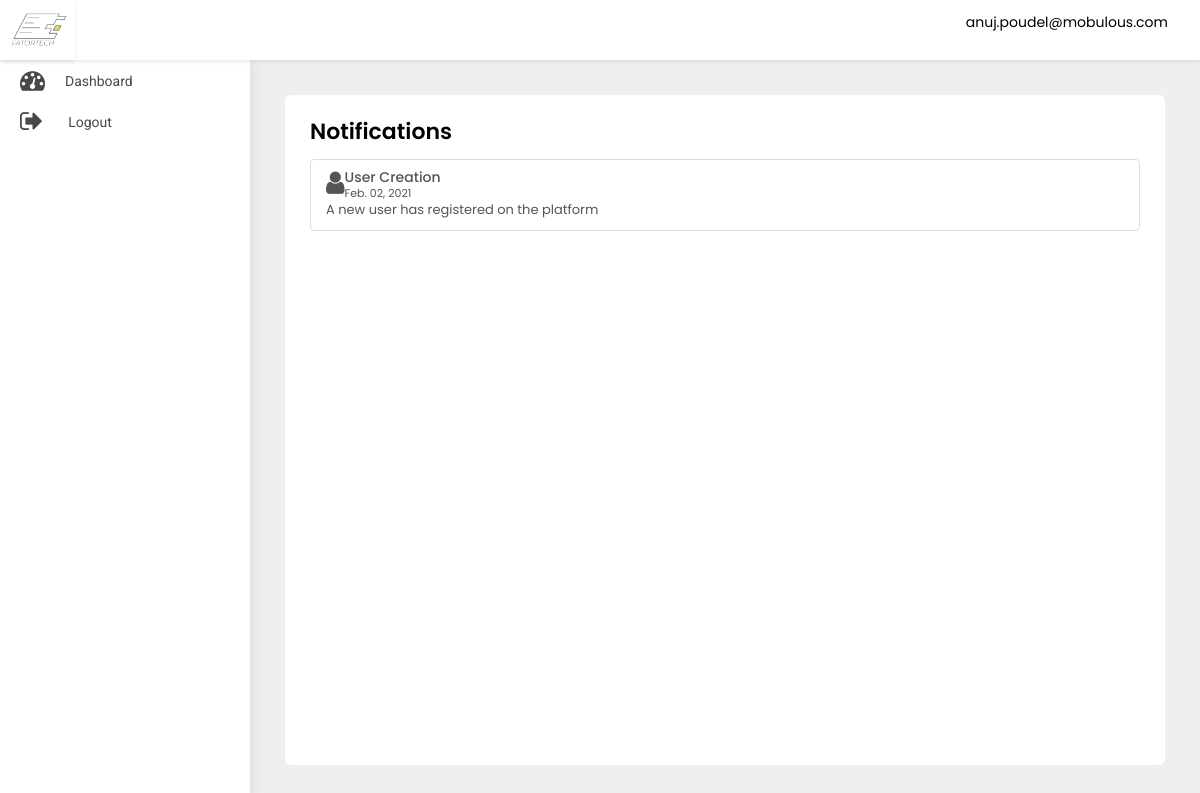
The page /adminpanel/notification/ (signed in) on the database as committed earlier.
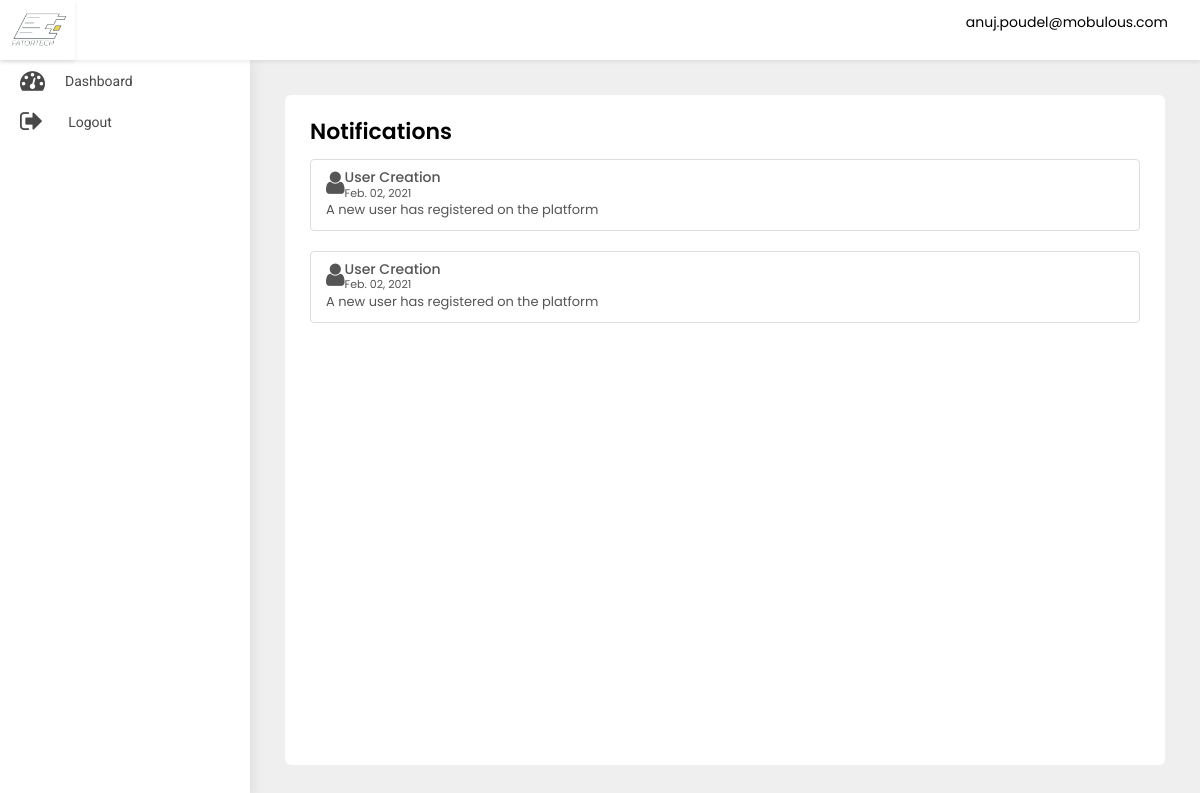
The same page on the database as committed later.
### src/models.py (models this page shows)
class User(AbstractBaseUser, PermissionsMixin):
    first_name = models.CharField(default='first name', max_length=100)
    last_name = models.CharField(default='', max_length=100, null=True, blank=True)
    email = models.CharField(default='', max_length=255, unique=True)
    country_code = models.CharField(default='+91', max_length=10)
    phone_number = models.CharField(default='', max_length=18)
    profile_pic = models.ImageField(default='default_profile.png', null=True, blank=True)
    device_token = models.CharField(default='', max_length=500, null=True, blank=True)
    password = models.CharField(default='', max_length=100)
    confirm_password = models.CharField(default='', max_length=100)
    is_merchant = models.BooleanField(default=False)
    is_subadmin = models.BooleanField(default=False)
    created_at = models.DateTimeField(auto_now_add=True)
    is_active = models.BooleanField(default=True)
    is_staff = models.BooleanField(default=False)
    can_manage_merchant = models.BooleanField(default=False)
    can_manage_category = models.BooleanField(default=False)
    can_manage_branch = models.BooleanField(default=False)
    can_manage_receipts = models.BooleanField(default=False)
    can_manage_dashboard = models.BooleanField(default=False)
    objects = UserManager()
    USERNAME_FIELD = 'email'
    class Meta:
        ordering = ('-created_at',)

class UserNotification(models.Model):
    to = models.ForeignKey(User, on_delete=models.CASCADE)
    title = models.CharField(default='title', max_length=200)
    title_in_arabic = models.CharField(default='title', max_length=200)
    body = models.CharField(default='body', max_length=200)
    body_in_arabic = models.CharField(default='body', max_length=200)
    read = models.BooleanField(default=False)
    created_at = models.DateTimeField(auto_now_add=True)
    class Meta:
        ordering = ('-created_at',)

### adminpanel/views.py (the view)
# urls.py: path('notification/', NotificationView.as_view(), name='notification'),
class NotificationView(ListView):
    model = UserNotification
    template_name = 'notification.html'

### adminpanel/templates/notification.html (shortened to what this page needs)
{% extends 'base-ereceipt.html' %}
{% block body %}
<div class="WrapperArea">
    <div class="WrapperBox">
        <div class="Small-Wrapper">
            <h4 class="Title">Notifications</h4>
            <div class="NotificationList">
                {% for object in object_list %}
                {% if object.to.is_superuser %}
                <div class="list-group">
                    <a class="list-group-item list-group-item-action flex-column align-items-start">
                        {% if object.title == 'User Creation' %}
                        <figure class="pull-left"><i class="fa  fa-user fa-2x" aria-hidden="true"></i></figure>
                        {% elif object.title == 'Password Changed' %}
                        <figure class="pull-left"><i class="fa  fa-lock fa-2x" aria-hidden="true"></i></figure>
                        {% elif object.title == 'Phone number Update' %}
                        <figure class="pull-left"><i class="fa  fa-phone fa-2x" aria-hidden="true"></i></figure>
                        {% elif object.title == 'Profile Update' %}
                        <figure class="pull-left"><i class="fa  fa-user fa-2x" aria-hidden="true"></i></figure>
                        {% else %}
                        <figure class="pull-left ml-5"><i class="fa  fa-shopping-cart fa-2x" aria-hidden="true"></i>
                        </figure>
                        {% endif %}
                        <div class="msg-right">
                            <div class="d-flex w-100 justify-content-between">
                                <h5 class="mb-1">{{object.title}}</h5>
                                <small>{{object.created_at|date:'M. d, Y'}}</small>
                            </div>
                            <p class="mb-1"> {{object.body}}</p>
                        </div>
                    </a>
                </div>
                {% endif %}
                {% endfor %}
            </div>
        </div>
    </div>
</div>
{% endblock body %}

### adminpanel/templates/base-ereceipt.html (shortened to what this page needs)
{% load static %}
<head>
    <link rel="stylesheet" type="text/css" href="{% static 'adminpanel/css/select2.min.min.css' %}">
    <link type="text/css" rel="stylesheet" href="{% static 'adminpanel/css/style.css' %}">
    <link rel="stylesheet" href="{% static 'adminpanel/css/media.css' %}">
</head>
<body>
<div class="Header">
    <div class="Logo">
        <img src="{% static 'adminpanel/images/logo.jpg' %}">
    </div>
    <div class="Navigation">
        {% if user.is_authenticated %}
        <div class="Avater">
            <a href="javascript:void(0);">
                {{user}} </a>
        </div>
        {% endif %}
    </div>
</div>
<div class="SidenavBar">
    <ul>
        {% if user.is_superuser %}
        <li class="nav-item nav-link {% if request.resolver_match.view_name  == 'adminpanel:dashboard' %}active{% endif %}">
            <a href="{% url 'adminpanel:dashboard'  %}">
                <span><i class="fa fa-tachometer"></i></span> Dashboard
            </a>
        </li>
        <li class="nav-item nav-link {% if request.resolver_match.view_name  == 'adminpanel:users-list' %}active{% endif %}">
            <a href="{% url 'adminpanel:users-list' %}">
                <span><i class="fa fa-user"></i></span> User Management
            </a>
        </li>
        <li class="nav-item nav-link {% if request.resolver_match.view_name  == 'adminpanel:category' %}active{% endif %}">
            <a href="{% url 'adminpanel:category' %}">
                <span><i class="fa fa-list"></i></span> Add Category
            </a>
        </li>
        <li class="nav-item nav-link {% if request.resolver_match.view_name  == 'adminpanel:category-list' %}active{% endif %}">
            <a href="{% url 'adminpanel:category-list' %}">
                <span><i class="fa fa-list-alt"></i></span>Category List
            </a>
        </li>
        <li class="nav-item nav-link {% if request.resolver_match.view_name  == 'adminpanel:add-merchant' %}active{% endif %}">
            <a href="{% url 'adminpanel:add-merchant' %}">
                <span><i class="fa fa-user-plus"></i></span> Add Merchant
            </a>
        </li>
        <li class="nav-item nav-link {% if request.resolver_match.view_name  == 'adminpanel:add-sub-admin' %}active{% endif %}">
            <a href="{% url 'adminpanel:add-sub-admin' %}">
                <span><i class="fa fa-user-plus"></i></span> Add Sub Admin
            </a>
        </li>
        <li class="nav-item nav-link {% if request.resolver_match.view_name  == 'adminpanel:add-branch' %}active{% endif %}">
            <a href="{% url 'adminpanel:add-branch' %}">
                <span><i class="fa fa-building-o"></i></span> Add Branch
            </a>
        </li>
        <li class="nav-item nav-link {% if request.resolver_match.view_name  == 'adminpanel:branch-list' %}active{% endif %}">
            <a href="{% url 'adminpanel:branch-list' %}">
                <span><i class="fa fa-building"></i></span>Branch List
            </a>
        </li>
        <li class="nav-item nav-link {% if request.resolver_match.view_name  == 'adminpanel:banner-list' %}active{% endif %}">
            <a href="{% url 'adminpanel:banner-list' %}">
                <span><i class="fa fa-image"></i></span>Banner List
            </a>
        </li>
        <li class="nav-item nav-link {% if request.resolver_match.view_name  == 'adminpanel:sub-admin-list' %}active{% endif %}">
            <a href="{% url 'adminpanel:sub-admin-list' %}">
                <span><i class="fa fa-users"></i></span>Sub Admin Management
            </a>
        </li>
        <li class="nav-item nav-link {% if request.resolver_match.view_name  == 'adminpanel:merchant-list' %}active{% endif %}">
            <a href="{% url 'adminpanel:merchant-list' %}">
                <span><i class="faImg"><img src="{% static 'adminpanel/images/profession.svg' %}" alt="paid"
                                            class="img-fluid"></i></span>
                <p>Merchant Management</p>
            </a>
        </li>
        <li class="nav-item nav-link {% if request.resolver_match.view_name  == 'adminpanel:receipt-list' %}active{% endif %}">
            <a href="{% url 'adminpanel:receipt-list' %}">
                <span><i class="faImg"><img src="{% static 'adminpanel/images/transaction.svg' %}" alt="paid"
                                            class="img-fluid"></i></span>
                <p>Receipts Management</p>
            </a>
        </li>
        <li class="nav-item nav-link {% if request.resolver_match.view_name  == 'adminpanel:send-notification' %}active{% endif %}">
            <a href="{% url 'adminpanel:send-notification' %}">
                <span><i class="fa fa-bell"></i></span>
                <p>Push Notification</p>
            </a>
        </li>
        <li class="nav-item nav-link {% if request.resolver_match.view_name  == 'adminpanel:static-content' %}active{% endif %}">
            <a href="{% url 'adminpanel:static-content' %}">
                <span><i class="fa fa-font"></i></span>
                <p>Static content Management</p>
            </a>
        </li>
        <li class="nav-item nav-link {% if request.resolver_match.view_name  == 'logout' %}active{% endif %}">
            <a href="{% url 'logout' %}">
                <span><i class="fa fa-sign-out"></i></span>
                <p>Logout</p>
            </a>
        </li>
        {% else %}
        <li class="nav-item nav-link {% if request.resolver_match.view_name  == 'adminpanel:dashboard' %}active{% endif %}">
            <a href="{% url 'adminpanel:dashboard'  %}">
                <span><i class="fa fa-tachometer"></i></span> Dashboard
            </a>
        </li>
        <li class="nav-item nav-link {% if request.resolver_match.view_name  == 'logout' %}active{% endif %}">
            <a href="{% url 'logout' %}">
                <span><i class="fa fa-sign-out"></i></span>
                <p>Logout</p>
            </a>
        </li>
        {% endif %}
    </ul>
</div>
{% block body %}
{% endblock body %}
</body>
</html>

### static/adminpanel/css/style.css (style rules this page uses)
body { margin: 0; padding: 0; font-family: 'Poppins', sans-serif !important; font-size: 13px; color: #3a3a3a; font-weight: 400; }
* { margin: 0px; padding: 0px; }
header, footer, aside, article, section, detail, nav, figure { position: relative; }
h1, h2, h3, h4, h5, h6, p { margin: 0; padding: 0; }
ul, li, ol { list-style-type: none; margin: 0; padding: 0; }
a { text-decoration: none; outline: none; }
img { border: 0; outline: none; max-width: 100%; }
p { margin: 0; padding: 0; }
.Header { box-shadow: 0 2px 4px rgba(0, 0, 0, .08); -webkit-box-shadow: 0 2px 4px rgba(0, 0, 0, .08); position: fixed; width: 100%; left: 0; top: 0; background-color: #fff; z-index: 99 }
.Header .Logo { width: 75px; text-align: center; padding: 5px 0; float: left; height: 60px; box-shadow: 0 2px 4px rgba(0, 0, 0, .08); }
.Header .Logo img { height: 100%; width: 100%; object-fit: cover; }
.Header .Navigation { transition: all 0.2s ease; margin-left: 235px; padding: 7px 3.2rem; width: calc(100% - 235px); text-align: right; height: 60px }
.Header .Navigation .Avater { margin: 5px 0 5px 30px; position: relative; display: inline-block }
.Header .Navigation .Avater a { display: flex; align-items: center; font-size: 14px; color: #000 }
.SidenavBar { height: calc(100% - 60px); position: fixed; width: 250px; top: 60px; padding: 0; overflow: auto; box-shadow: 0 0 15px rgba(0, 0, 0, .1); background-color: #fff; z-index: 2; transition: 0.2s all ease-in-out; }
.SidenavBar ul { margin: 0 }
.SidenavBar ul li { margin: 0 }
.SidenavBar ul li a { display: flex; cursor: pointer; padding: 8px 20px 8px 20px; transition: 0.2s all ease-in-out; color: #484848; font-family: "Roboto"; font-size: 14px; text-transform: capitalize; position: relative; align-items: center; overflow: hidden; white-space: nowrap; }
.SidenavBar ul li a span { font-size: 25px; margin-right: 20px; }
.SidenavBar ul li:nth-child(2) a span { margin-right: 25px; }
.WrapperArea { margin-left: 250px; flex: 1 1 auto; display: flex; flex-direction: column; margin-top: 60px; transition: 0.2s all ease-in-out; background-color: #efefef; }
.WrapperArea .WrapperBox { padding: 35px; background-color: #efefef; min-height: calc(100vh - 60px) }
.Small-Wrapper { background-color: #fff; padding: 25px; border-radius: 6px; height: 100%; min-height: calc(100vh - 130px); }
h4.Title { margin: 0 0 15px; font-weight: 600; color: #000; text-transform: capitalize; font-size: 22px; display:inline-block; }

Rows that differ between the two databases and show on the page:
added UserNotification: title "User Creation", created_at "Feb. 02, 2021", body "A new user has registered on the platform"
